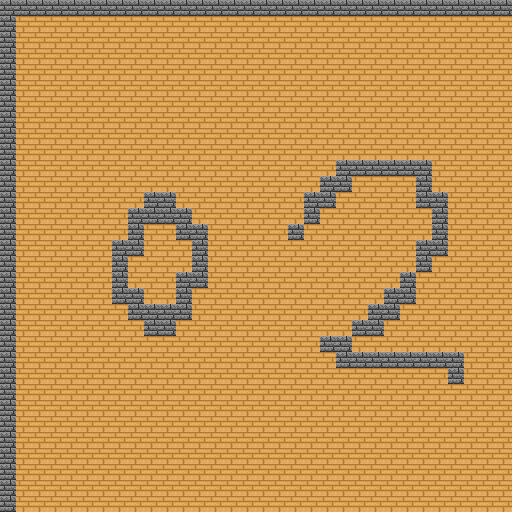

Tiled map render using the project's own tile images. Description and the whole map definition, tile-layer contents included, below:
An orthogonal 32x32 tile map with 16x16 px tiles, 1 tile layer (Tile Layer 1).

<map version="1.10" tiledversion="1.11.2" orientation="orthogonal" renderorder="right-down" width="32" height="32" tilewidth="16" tileheight="16" infinite="0" nextlayerid="3" nextobjectid="1">
 <tileset firstgid="1" name="tileset" tilewidth="16" tileheight="16" tilecount="40" columns="8">
  <image source="../tilesets/tileset.png" width="128" height="80" />
  <tile id="0">
   <properties>
    <property name="collision" type="bool" value="false" />
   </properties>
  </tile>
  <tile id="1">
   <properties>
    <property name="collision" type="bool" value="false" />
   </properties>
  </tile>
  <tile id="2">
   <properties>
    <property name="collision" type="bool" value="false" />
   </properties>
  </tile>
  <tile id="3">
   <properties>
    <property name="collision" type="bool" value="false" />
   </properties>
  </tile>
  <tile id="4">
   <properties>
    <property name="collision" type="bool" value="true" />
   </properties>
  </tile>
  <tile id="5">
   <properties>
    <property name="collision" type="bool" value="false" />
   </properties>
  </tile>
  <tile id="6">
   <properties>
    <property name="collision" type="bool" value="false" />
   </properties>
  </tile>
  <tile id="7">
   <properties>
    <property name="collision" type="bool" value="false" />
   </properties>
  </tile>
  <tile id="8">
   <properties>
    <property name="collision" type="bool" value="false" />
   </properties>
  </tile>
  <tile id="9">
   <properties>
    <property name="collision" type="bool" value="false" />
   </properties>
  </tile>
  <tile id="10">
   <properties>
    <property name="collision" type="bool" value="false" />
   </properties>
  </tile>
  <tile id="11">
   <properties>
    <property name="collision" type="bool" value="false" />
   </properties>
  </tile>
  <tile id="12">
   <properties>
    <property name="collision" type="bool" value="false" />
   </properties>
  </tile>
  <tile id="13">
   <properties>
    <property name="collision" type="bool" value="false" />
   </properties>
  </tile>
  <tile id="14">
   <properties>
    <property name="collision" type="bool" value="false" />
   </properties>
  </tile>
  <tile id="15">
   <properties>
    <property name="collision" type="bool" value="false" />
   </properties>
  </tile>
  <tile id="16">
   <properties>
    <property name="collision" type="bool" value="false" />
   </properties>
  </tile>
  <tile id="17">
   <properties>
    <property name="collision" type="bool" value="false" />
   </properties>
  </tile>
  <tile id="18">
   <properties>
    <property name="collision" type="bool" value="true" />
   </properties>
  </tile>
  <tile id="19">
   <properties>
    <property name="collision" type="bool" value="true" />
   </properties>
  </tile>
  <tile id="20">
   <properties>
    <property name="collision" type="bool" value="true" />
   </properties>
  </tile>
  <tile id="21">
   <properties>
    <property name="collision" type="bool" value="true" />
   </properties>
  </tile>
  <tile id="22">
   <properties>
    <property name="collision" type="bool" value="true" />
   </properties>
  </tile>
  <tile id="23">
   <properties>
    <property name="collision" type="bool" value="true" />
   </properties>
  </tile>
  <tile id="24">
   <properties>
    <property name="collision" type="bool" value="true" />
   </properties>
  </tile>
  <tile id="25">
   <properties>
    <property name="collision" type="bool" value="true" />
   </properties>
  </tile>
  <tile id="26">
   <properties>
    <property name="collision" type="bool" value="true" />
   </properties>
  </tile>
  <tile id="27">
   <properties>
    <property name="collision" type="bool" value="true" />
   </properties>
  </tile>
  <tile id="28">
   <properties>
    <property name="collision" type="bool" value="true" />
   </properties>
  </tile>
  <tile id="29">
   <properties>
    <property name="collision" type="bool" value="true" />
   </properties>
  </tile>
  <tile id="30">
   <properties>
    <property name="collision" type="bool" value="true" />
   </properties>
  </tile>
  <tile id="31">
   <properties>
    <property name="collision" type="bool" value="true" />
   </properties>
  </tile>
  <tile id="32">
   <properties>
    <property name="collision" type="bool" value="false" />
   </properties>
  </tile>
  <tile id="33">
   <properties>
    <property name="collision" type="bool" value="true" />
   </properties>
  </tile>
  <tile id="34">
   <properties>
    <property name="collision" type="bool" value="true" />
   </properties>
  </tile>
  <tile id="35">
   <properties>
    <property name="collision" type="bool" value="false" />
   </properties>
  </tile>
  <tile id="36">
   <properties>
    <property name="collision" type="bool" value="false" />
   </properties>
  </tile>
  <tile id="37">
   <properties>
    <property name="collision" type="bool" value="false" />
   </properties>
  </tile>
  <tile id="38">
   <properties>
    <property name="collision" type="bool" value="false" />
   </properties>
  </tile>
  <tile id="39">
   <properties>
    <property name="collision" type="bool" value="false" />
   </properties>
  </tile>
 </tileset>
 <layer id="1" name="Tile Layer 1" width="32" height="32">
  <data encoding="csv">
21,21,21,21,21,21,21,21,21,21,21,21,21,21,21,21,21,21,21,21,21,21,21,21,21,21,21,21,21,21,21,21,
21,2,2,2,2,2,2,2,2,2,2,2,2,2,2,2,2,2,2,2,2,2,2,2,2,2,2,2,2,2,2,2,
21,2,2,2,2,2,2,2,2,2,2,2,2,2,2,2,2,2,2,2,2,2,2,2,2,2,2,2,2,2,2,2,
21,2,2,2,2,2,2,2,2,2,2,2,2,2,2,2,2,2,2,2,2,2,2,2,2,2,2,2,2,2,2,2,
21,2,2,2,2,2,2,2,2,2,2,2,2,2,2,2,2,2,2,2,2,2,2,2,2,2,2,2,2,2,2,2,
21,2,2,2,2,2,2,2,2,2,2,2,2,2,2,2,2,2,2,2,2,2,2,2,2,2,2,2,2,2,2,2,
21,2,2,2,2,2,2,2,2,2,2,2,2,2,2,2,2,2,2,2,2,2,2,2,2,2,2,2,2,2,2,2,
21,2,2,2,2,2,2,2,2,2,2,2,2,2,2,2,2,2,2,2,2,2,2,2,2,2,2,2,2,2,2,2,
21,2,2,2,2,2,2,2,2,2,2,2,2,2,2,2,2,2,2,2,2,2,2,2,2,2,2,2,2,2,2,2,
21,2,2,2,2,2,2,2,2,2,2,2,2,2,2,2,2,2,2,2,2,2,2,2,2,2,2,2,2,2,2,2,
21,2,2,2,2,2,2,2,2,2,2,2,2,2,2,2,2,2,2,2,2,21,21,21,21,21,21,2,2,2,2,2,
21,2,2,2,2,2,2,2,2,2,2,2,2,2,2,2,2,2,2,2,21,21,2,2,2,2,21,2,2,2,2,2,
21,2,2,2,2,2,2,2,2,21,21,2,2,2,2,2,2,2,2,21,21,2,2,2,2,2,21,21,2,2,2,2,
21,2,2,2,2,2,2,2,21,21,21,21,2,2,2,2,2,2,2,21,2,2,2,2,2,2,2,21,2,2,2,2,
21,2,2,2,2,2,2,2,21,2,2,21,21,2,2,2,2,2,21,2,2,2,2,2,2,2,2,21,2,2,2,2,
21,2,2,2,2,2,2,21,21,2,2,2,21,2,2,2,2,2,2,2,2,2,2,2,2,2,21,21,2,2,2,2,
21,2,2,2,2,2,2,21,2,2,2,2,21,2,2,2,2,2,2,2,2,2,2,2,2,2,21,2,2,2,2,2,
21,2,2,2,2,2,2,21,2,2,2,21,21,2,2,2,2,2,2,2,2,2,2,2,2,21,2,2,2,2,2,2,
21,2,2,2,2,2,2,21,21,2,2,21,2,2,2,2,2,2,2,2,2,2,2,2,21,21,2,2,2,2,2,2,
21,2,2,2,2,2,2,2,21,21,21,21,2,2,2,2,2,2,2,2,2,2,2,21,21,2,2,2,2,2,2,2,
21,2,2,2,2,2,2,2,2,21,21,2,2,2,2,2,2,2,2,2,2,2,21,21,2,2,2,2,2,2,2,2,
21,2,2,2,2,2,2,2,2,2,2,2,2,2,2,2,2,2,2,2,21,21,2,2,2,2,2,2,2,2,2,2,
21,2,2,2,2,2,2,2,2,2,2,2,2,2,2,2,2,2,2,2,2,21,21,21,21,21,21,21,21,2,2,2,
21,2,2,2,2,2,2,2,2,2,2,2,2,2,2,2,2,2,2,2,2,2,2,2,2,2,2,2,21,2,2,2,
21,2,2,2,2,2,2,2,2,2,2,2,2,2,2,2,2,2,2,2,2,2,2,2,2,2,2,2,2,2,2,2,
21,2,2,2,2,2,2,2,2,2,2,2,2,2,2,2,2,2,2,2,2,2,2,2,2,2,2,2,2,2,2,2,
21,2,2,2,2,2,2,2,2,2,2,2,2,2,2,2,2,2,2,2,2,2,2,2,2,2,2,2,2,2,2,2,
21,2,2,2,2,2,2,2,2,2,2,2,2,2,2,2,2,2,2,2,2,2,2,2,2,2,2,2,2,2,2,2,
21,2,2,2,2,2,2,2,2,2,2,2,2,2,2,2,2,2,2,2,2,2,2,2,2,2,2,2,2,2,2,2,
21,2,2,2,2,2,2,2,2,2,2,2,2,2,2,2,2,2,2,2,2,2,2,2,2,2,2,2,2,2,2,2,
21,2,2,2,2,2,2,2,2,2,2,2,2,2,2,2,2,2,2,2,2,2,2,2,2,2,2,2,2,2,2,2,
21,2,2,2,2,2,2,2,2,2,2,2,2,2,2,2,2,2,2,2,2,2,2,2,2,2,2,2,2,2,2,2
</data>
 </layer>
</map>
